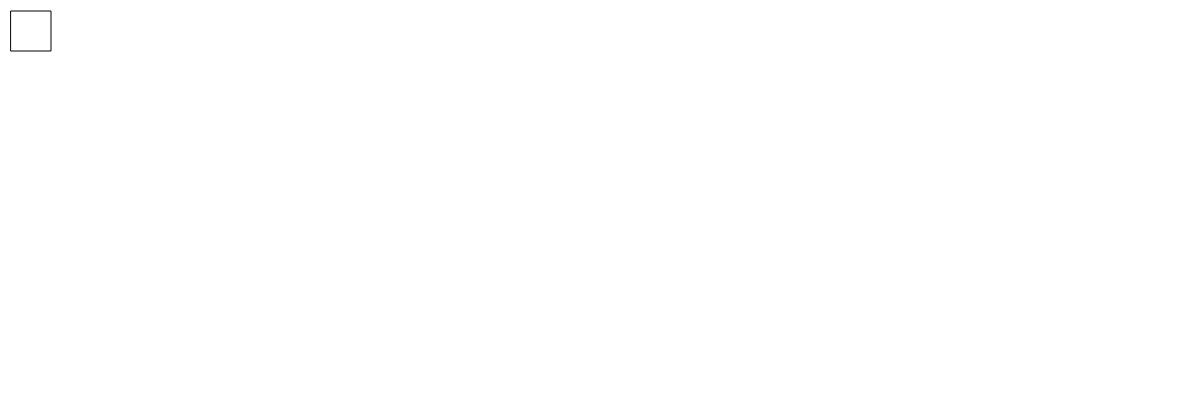
Frame 1 (no input)
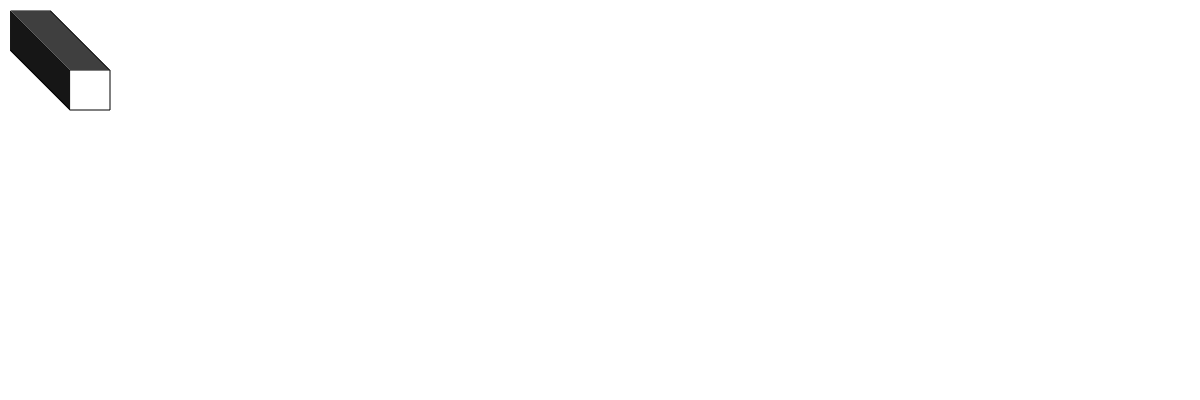
Frame 60 (no input)
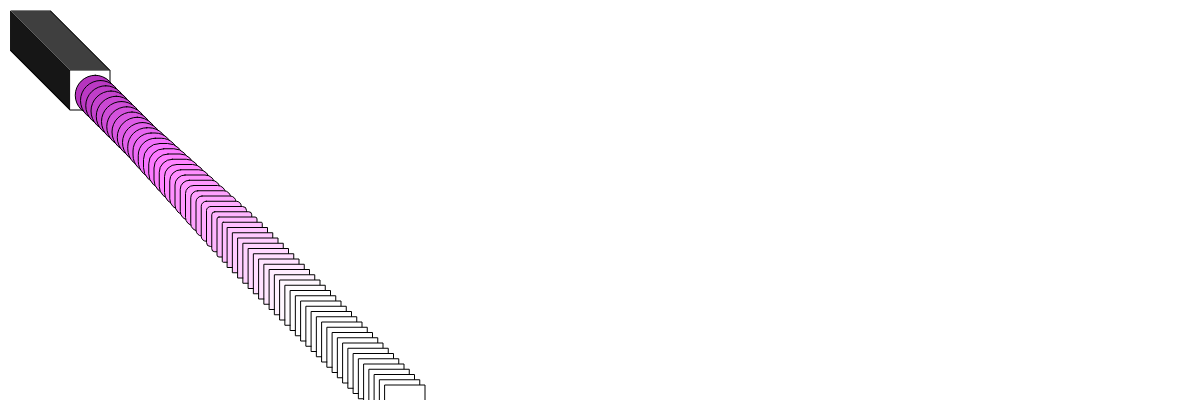
Frame 120 (the mouse pressed at the canvas centre since frame 60)

The p5.js sketch that drew these frames (run headless with seeded random() and noise() and a simulated clock; from frame 60 on, the mouse is pressed at the canvas centre):

// p5.js sketch
// ── sketch.js

// Creates an object named ball
let ball = {};
// Sets with of ball to 40
ball.width = 40;
// Center of ball at (10,10)
ball.x = 10;
ball.y = 10;
// delta_x and delta_y change when the ball reaches the bounds of the canvas to
// make it go in the opposing direction
ball.delta_x = 1;
ball.delta_y = 1;
// scale_x and scale_y is the "speed" of the ball in the x y direction
ball.scale_x = 1;
ball.scale_y = 1;
// Roundness of edges
ball.round=0;

//Creats object for the balls color
let ballColor = {};
ballColor.red=255;
ballColor.blue=255;
ballColor.green=255;


function setup() {
  // Canvas will be 400px tall by the wndows width
    createCanvas(windowWidth, 400);
// white background
    background(255);
}



function draw() {
// Movement of center of the ball is calulated then added to the balls x and y vars
    ball.x += ball.delta_x * ball.scale_x;
    ball.y += ball.delta_y * ball.scale_y;

// Checks if ball is within the height of the window if not it changes direction
// by changing delta_x from positive to negative or negative to positive
    if (ball.x >= width || ball.x <= 0) {
        ball.delta_x = -1 * ball.delta_x;
    }
// Checks if ball is within the height of the window if not it changes direction
// by changing delta_y from positive to negative or negative to positive
    if (ball.y >= height || ball.y <= 0) {
        ball.delta_y = -1 * ball.delta_y;
    }
// White fill
    fill(ballColor.red,ballColor.green,ballColor.blue);
    changeRect();
// Draws ball
    rect(ball.x, ball.y, ball.width, ball.width,ball.round);
}

function changeRect(){
  //Adds 5 to red green and blue  per frame untill it reaches its max at 255
  ballColor.red = constrain(ballColor.red+5,0,255);
  ballColor.green= constrain(ballColor.green+5,0,255);
  ballColor.blue= constrain(ballColor.blue+5,0,255);
  // Lowers the value untill it reaches 0 and becomes a square again min value of 0
  ball.round= constrain(ball.round-1,0,45);
}

// When mouse is pressed it changes the scale of the speed by on the mouses x,y position
function mousePressed() {
    ball.scale_x = map(mouseX, 0, width, 0.5, 10);
    ball.scale_y = map(mouseY, 0, height, 0.5, 10);
// Changes the rounded corners from squared
    ball.round = ball.round+30;
// assignes a random value between 0-255 for red green and blue
    ballColor.red = int(random()*255);
    ballColor.green= int(random()*255);
    ballColor.blue= int(random()*255);

}
